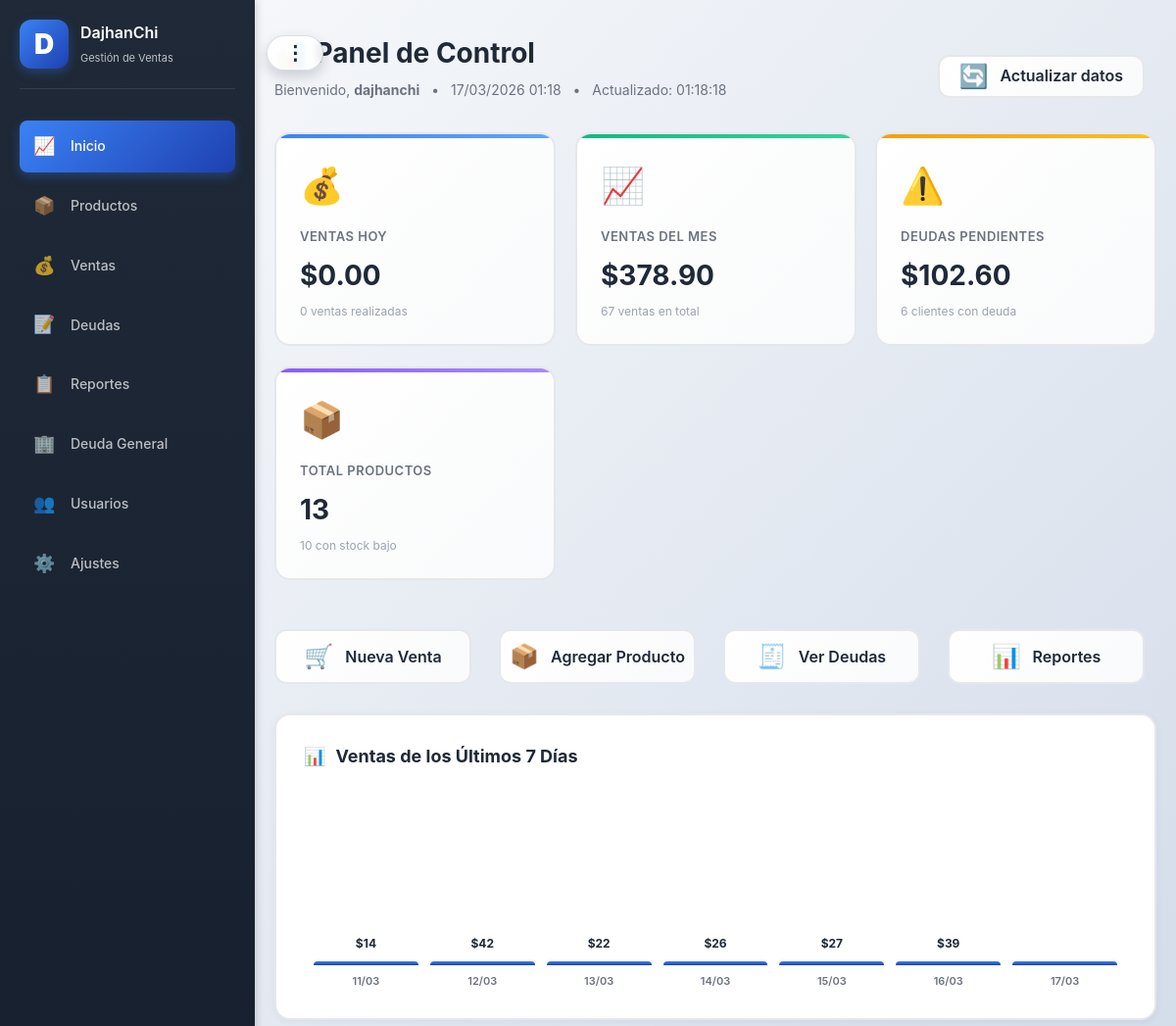
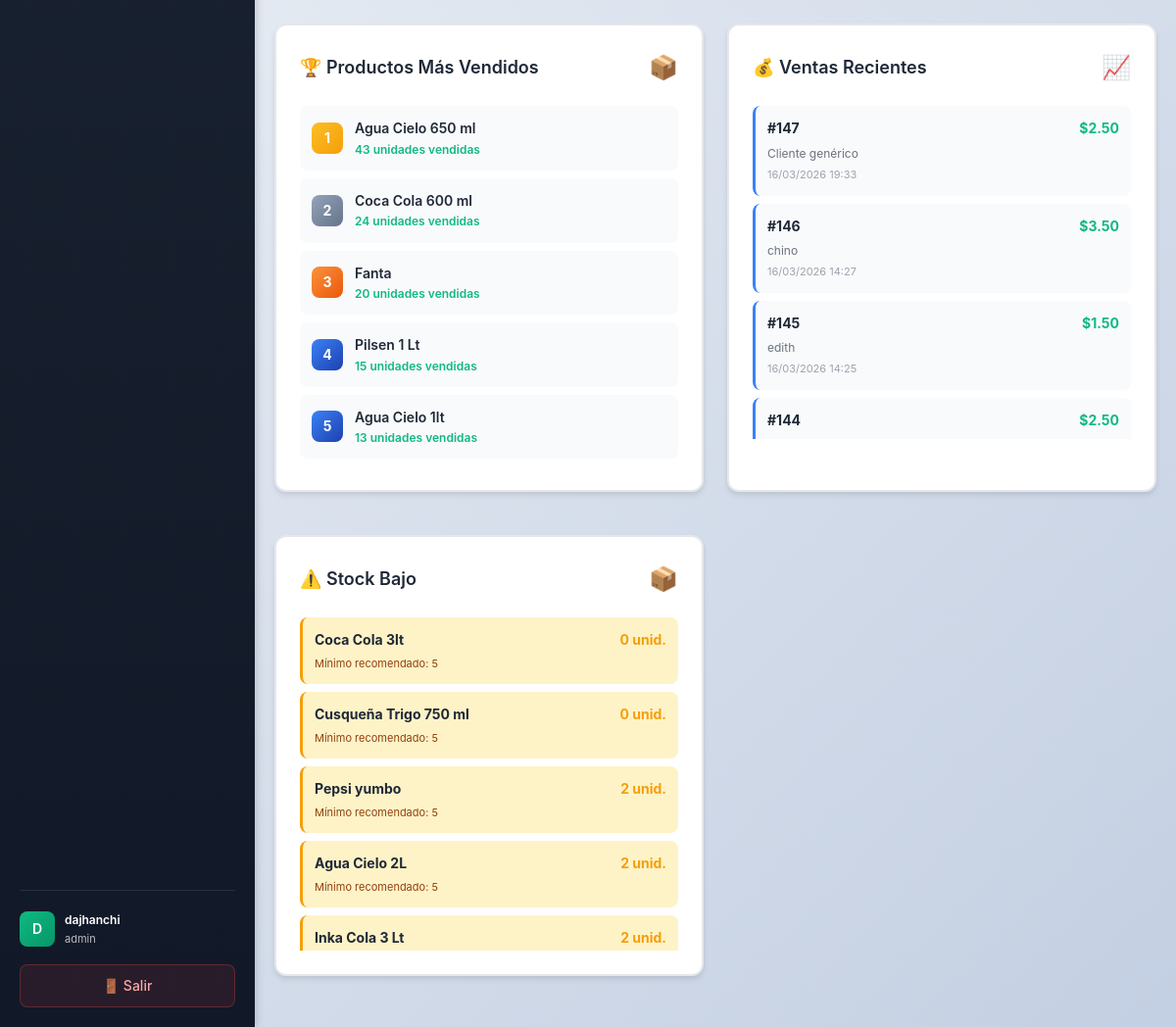
Screenshot of / (signed in) with the database file from the repository (2 pictures, top to bottom).
### app.py (models this page shows)
class Product(db.Model):
    id = db.Column(db.Integer, primary_key=True)
    user_id = db.Column(db.Integer, db.ForeignKey("user.id"), nullable=False, index=True)
    name = db.Column(db.String(160), nullable=False, index=True)
    sku = db.Column(db.String(64), nullable=True, index=True)
    package_cost_cents = db.Column(db.Integer, nullable=False, default=0)
    package_quantity = db.Column(db.Integer, nullable=False, default=1)
    cost_cents = db.Column(db.Integer, nullable=False, default=0)
    price_cents = db.Column(db.Integer, nullable=False, default=0)
    stock = db.Column(db.Integer, nullable=False, default=0, index=True)
    minimum_stock = db.Column(db.Integer, nullable=False, default=5)
    user = db.relationship("User", backref=db.backref("products", lazy=True))

class Sale(db.Model):
    id = db.Column(db.Integer, primary_key=True)
    user_id = db.Column(db.Integer, db.ForeignKey("user.id"), nullable=False, index=True)
    created_at = db.Column(db.DateTime, nullable=False, default=datetime.now, index=True)
    customer_name = db.Column(db.String(160))
    payment_method = db.Column(db.String(20), nullable=False, default="efectivo")  # efectivo, yape, fiado
    total_cents = db.Column(db.Integer, nullable=False, default=0)
    paid_cents = db.Column(db.Integer, nullable=False, default=0)
    payment_status = db.Column(db.String(20), nullable=False, default="pagado")  # pagado, pendiente, parcial
    user = db.relationship("User", backref=db.backref("sales", lazy=True))
    @property
    def pending_cents(self):
        return max(0, self.total_cents - self.paid_cents)

### app.py (the view)
@app.route("/")
@login_required
@require_permission("dashboard")
def dashboard():
    user_id = session.get("user_id")
    settings = get_user_settings(user_id)
    now = datetime.now()
    today_start = now.replace(hour=0, minute=0, second=0, microsecond=0)
    month_start = now.replace(day=1, hour=0, minute=0, second=0, microsecond=0)
    week_ago = now - timedelta(days=7)
    sales_today = Sale.query.filter(
        Sale.user_id == user_id,
        Sale.created_at >= today_start,
        Sale.created_at < today_start + timedelta(days=1)
    ).all()
    total_today = sum((sale.total_cents or 0) for sale in sales_today)
    count_today = len(sales_today)
    sales_month = Sale.query.filter(
        Sale.user_id == user_id,
        Sale.created_at >= month_start
    ).all()
    total_month = sum((sale.total_cents or 0) for sale in sales_month)
    count_month = len(sales_month)
    pending_debts = Sale.query.filter(
        Sale.user_id == user_id,
        Sale.payment_method == "fiado",
        Sale.payment_status.in_(["pendiente", "parcial"])
    ).all()
    total_debt = sum((sale.pending_cents or 0) for sale in pending_debts)
    debts_by_customer = {}
    for sale in pending_debts:
        customer = sale.customer_name or "Sin nombre"
        if customer not in debts_by_customer:
            debts_by_customer[customer] = {'debt': 0}
        debts_by_customer[customer]['debt'] += sale.pending_cents
    count_debts = len(debts_by_customer)
    recent_sales = Sale.query.filter_by(user_id=user_id).options(
        db.joinedload(Sale.items)
    ).order_by(Sale.created_at.desc()).limit(5).all()
    low_stock = Product.query.filter(
        Product.user_id == user_id,
        Product.stock < settings.stock_yellow_threshold
    ).order_by(Product.stock.asc()).limit(10).all()
    thirty_days_ago = now - timedelta(days=30)
    try:
        top_products_query = db.session.query(
            Product.name,
            db.func.sum(SaleItem.qty).label('total_sold')
        ).join(SaleItem, Product.id == SaleItem.product_id
        ).join(Sale, SaleItem.sale_id == Sale.id
        ).filter(
            Sale.user_id == user_id,
            Product.user_id == user_id,
            Sale.created_at >= thirty_days_ago
        ).group_by(Product.id, Product.name
        ).order_by(db.desc('total_sold')
        ).limit(5).all()
    except Exception as e:
        print(f"Error querying top products: {e}")
        top_products_query = []
    daily_sales = []
    for i in range(6, -1, -1):
        day = now - timedelta(days=i)
        day_start = day.replace(hour=0, minute=0, second=0, microsecond=0)
        day_end = day_start + timedelta(days=1)
        sales_day = Sale.query.filter(
            Sale.user_id == user_id,
            Sale.created_at >= day_start,
            Sale.created_at < day_end
        ).all()
        total = sum((sale.total_cents or 0) for sale in sales_day)
        daily_sales.append({
            'date': day.strftime('%d/%m'),
            'total': total / 100.0,
            'count': len(sales_day)
        })
    total_products = Product.query.filter_by(user_id=user_id).count()
    products = Product.query.filter_by(user_id=user_id).order_by(Product.name.asc()).all()
    products_data = serialize_products(products)
    response = make_response(render_template(
        "dashboard.html",
        recent_sales=recent_sales,
        low_stock=low_stock,
        total_today=total_today,
        count_today=count_today,
        total_month=total_month,
        count_month=count_month,
        total_debt=total_debt,
        count_debts=count_debts,
        top_products=top_products_query,
        daily_sales=daily_sales,
        total_products=total_products,
        products=products_data
    ))
    response.headers["Cache-Control"] = "no-store, no-cache, must-revalidate, max-age=0"
    response.headers["Pragma"] = "no-cache"
    response.headers["Expires"] = "0"
    return response

### templates/dashboard.html (shortened to what this page needs)
{% extends "base.html" %}
{% block content %}
<div class="page-head">
    <div>
        <h1>📊 Panel de Control</h1>
        <p style="color: #6b7280; margin: 4px 0 0 0;">
            Bienvenido, <strong>{{ session.get('username', 'Usuario') }}</strong>
            <span style="margin-left: 8px;">•</span>
            <span style="margin-left: 8px;">{{ now().strftime('%d/%m/%Y %H:%M') }}</span>
            <span style="margin-left: 8px;">•</span>
            <span id="last-updated-time" style="margin-left: 8px;">Actualizado: {{ now().strftime('%H:%M:%S') }}</span>
        </p>
    </div>
    <div>
        <button type="button" onclick="refreshDashboardNow()" class="quick-action-btn" style="height: 44px; min-width: 200px;">
            <span class="quick-action-icon">🔄</span>
            <span>Actualizar datos</span>
        </button>
    </div>
</div>
<div class="stats-grid">
    <div class="stat-card blue animate-card-pop animate-stagger-1">
        <div class="stat-icon">💰</div>
        <div class="stat-label">Ventas Hoy</div>
        <div class="stat-value">{{ total_today | money }}</div>
        <div class="stat-subtitle">{{ count_today }} venta{{ 's' if count_today != 1 else '' }} realizada{{ 's' if count_today != 1 else '' }}</div>
    </div>
    <div class="stat-card green animate-card-pop animate-stagger-2">
        <div class="stat-icon">📈</div>
        <div class="stat-label">Ventas del Mes</div>
        <div class="stat-value">{{ total_month | money }}</div>
        <div class="stat-subtitle">{{ count_month }} venta{{ 's' if count_month != 1 else '' }} en total</div>
    </div>
    <div class="stat-card orange animate-card-pop animate-stagger-3">
        <div class="stat-icon">⚠️</div>
        <div class="stat-label">Deudas Pendientes</div>
        <div class="stat-value">{{ total_debt | money }}</div>
        <div class="stat-subtitle">{{ count_debts }} cliente{{ 's' if count_debts != 1 else '' }} con deuda</div>
    </div>
    <div class="stat-card purple animate-card-pop animate-stagger-4">
        <div class="stat-icon">📦</div>
        <div class="stat-label">Total Productos</div>
        <div class="stat-value">{{ total_products }}</div>
        <div class="stat-subtitle">{{ low_stock|length }} con stock bajo</div>
    </div>
</div>
<div class="quick-actions">
    <button type="button" onclick="openSaleModal()" class="quick-action-btn animate-fade-in">
        <span class="quick-action-icon">🛒</span>
        <span>Nueva Venta</span>
    </button>
    <button type="button" onclick="openProductModal()" class="quick-action-btn animate-fade-in" style="animation-delay: 0.1s;">
        <span class="quick-action-icon">📦</span>
        <span>Agregar Producto</span>
    </button>
    <button type="button" onclick="window.location.href='{{ url_for('debts') }}'" class="quick-action-btn animate-fade-in" style="animation-delay: 0.2s;">
        <span class="quick-action-icon">🧾</span>
        <span>Ver Deudas</span>
    </button>
    <button type="button" onclick="window.location.href='{{ url_for('reports') }}'" class="quick-action-btn animate-fade-in" style="animation-delay: 0.3s;">
        <span class="quick-action-icon">📊</span>
        <span>Reportes</span>
    </button>
</div>
<div class="chart-container animate-slide-up">
    <div class="chart-title">
        <span>📊</span>
        <span>Ventas de los Últimos 7 Días</span>
    </div>
    <div class="bar-chart">
        {% set max_sale = daily_sales | map(attribute='total') | max | default(1) %}
        {% if max_sale == 0 %}
            {% set max_sale = 1 %}
        {% endif %}
        {% for day in daily_sales %}
        <div class="bar-item">
            <div class="bar" style="height: {{ ((day.total / max_sale) * 100) if day.total > 0 else 5 }}%;">
                {% if day.total > 0 %}
                <div class="bar-value">${{ "%.0f" | format(day.total) }}</div>
                {% endif %}
            </div>
            <div class="bar-label">{{ day.date }}</div>
        </div>
        {% endfor %}
    </div>
</div>
<div style="display: grid; grid-template-columns: repeat(auto-fit, minmax(350px, 1fr)); gap: 24px;">
    <div class="card animate-card-pop animate-stagger-5" style="border: 2px solid #e5e7eb;">
        <div style="display: flex; align-items: center; justify-content: space-between; margin-bottom: 20px;">
            <h2 style="margin: 0;">🏆 Productos Más Vendidos</h2>
            <span style="font-size: 24px; animation: iconPulse 3s ease-in-out infinite;">📦</span>
        </div>
        {% if top_products %}
        <ul class="top-products-list">
            {% for product in top_products %}
            <li class="top-product-item">
                <div class="product-rank {% if loop.index == 1 %}gold{% elif loop.index == 2 %}silver{% elif loop.index == 3 %}bronze{% endif %}">
                    {{ loop.index }}
                </div>
                <div class="product-info">
                    <div class="product-name">{{ product.name }}</div>
                    <div class="product-sold">{{ product.total_sold }} unidades vendidas</div>
                </div>
            </li>
            {% endfor %}
        </ul>
        {% else %}
        <div style="text-align: center; padding: 32px 0; color: #9ca3af;">
            <p style="font-size: 32px; margin: 0;">📭</p>
            <p style="margin: 12px 0 0 0;">No hay datos de ventas aún</p>
        </div>
        {% endif %}
    </div>
    <div class="card animate-card-pop animate-stagger-6" style="border: 2px solid #e5e7eb;">
        <div style="display: flex; align-items: center; justify-content: space-between; margin-bottom: 20px;">
            <h2 style="margin: 0;">💰 Ventas Recientes</h2>
            <span style="font-size: 24px; animation: iconPulse 3s ease-in-out infinite;">📈</span>
        </div>
        {% if recent_sales %}
        <div style="max-height: 340px; overflow-y: auto;">
            {% for sale in recent_sales %}
            <div style="padding: 12px; background: #f9fafb; border-radius: 8px; margin-bottom: 8px; border-left: 3px solid #3b82f6;">
                <div style="display: flex; justify-content: space-between; align-items: center; margin-bottom: 4px;">
                    <strong style="color: #1f2937;">#{{ sale.id }}</strong>
                    <span style="color: #10b981; font-weight: 700;">{{ sale.total_cents | money }}</span>
                </div>
                <div style="font-size: 12px; color: #6b7280;">
                    {{ sale.customer_name or "Cliente genérico" }}
                </div>
                <div style="font-size: 11px; color: #9ca3af; margin-top: 4px;">
                    {{ sale.created_at.strftime("%d/%m/%Y %H:%M") }}
                </div>
            </div>
            {% endfor %}
        </div>
        {% else %}
        <div style="text-align: center; padding: 32px 0; color: #9ca3af;">
            <p style="font-size: 32px; margin: 0;">📭</p>
            <p style="margin: 12px 0 0 0;">No hay ventas registradas aún</p>
        </div>
        {% endif %}
    </div>
    <div class="card animate-card-pop animate-stagger-7" style="border: 2px solid #e5e7eb;">
        <div style="display: flex; align-items: center; justify-content: space-between; margin-bottom: 20px;">
            <h2 style="margin: 0;">⚠️ Stock Bajo</h2>
            <span style="font-size: 24px; animation: iconPulse 3s ease-in-out infinite;">📦</span>
        </div>
        {% if low_stock %}
        <div style="max-height: 340px; overflow-y: auto;">
            {% for product in low_stock %}
            <div style="padding: 12px; background: #fef3c7; border-radius: 8px; margin-bottom: 8px; border-left: 3px solid #f59e0b;">
                <div style="display: flex; justify-content: space-between; align-items: center;">
                    <strong style="color: #1f2937;">{{ product.name }}</strong>
                    <span style="color: #f59e0b; font-weight: 700;">{{ product.stock }} unid.</span>
                </div>
                {% if product.minimum_stock %}
                <div style="font-size: 11px; color: #92400e; margin-top: 4px;">
                    Mínimo recomendado: {{ product.minimum_stock }}
                </div>
                {% endif %}
            </div>
            {% endfor %}
        </div>
        {% else %}
        <div style="text-align: center; padding: 32px 0; color: #9ca3af;">
            <p style="font-size: 32px; margin: 0;">✓</p>
            <p style="margin: 12px 0 0 0; color: #10b981;">Todos los productos tienen stock suficiente</p>
        </div>
        {% endif %}
    </div>
</div>
        </div>
    </div>
</div>
{% endblock %}

### rows the page displays
Product: name "Agua Cielo 650 ml", total_sold "43"
Product: name "Coca Cola 600 ml", total_sold "24"
Product: name "Fanta", total_sold "20"
Product: name "Pilsen 1 Lt", total_sold "15"
Product: name "Agua Cielo 1lt", total_sold "13"
Sale: id "147", total_cents "$2.50", customer_name "Cliente genérico", created_at "16/03/2026 19:33"
Sale: id "146", total_cents "$3.50", customer_name "chino", created_at "16/03/2026 14:27"
Sale: id "145", total_cents "$1.50", customer_name "edith", created_at "16/03/2026 14:25"
Sale: id "144", total_cents "$2.50"
Product: name "Coca Cola 3lt", stock "0", minimum_stock "5"
Product: name "Cusqueña Trigo 750 ml", stock "0", minimum_stock "5"
Product: name "Pepsi yumbo", stock "2", minimum_stock "5"
Product: name "Agua Cielo 2L", stock "2", minimum_stock "5"
Product: name "Inka Cola 3 Lt", stock "2"

### other values shown
{{ session.get('username', 'U')[0].upper() }} "D"
{{ session.get('username', 'Usuario') }} "dajhanchi"
{{ session.get('role', 'user') }} "admin"
{{ total_today | money }} "$0.00"
{{ count_today }} "0"
{{ 's' if count_today != 1 else '' }} "s"
{{ total_month | money }} "$378.90"
{{ count_month }} "67"
{{ 's' if count_month != 1 else '' }} "s"
{{ total_debt | money }} "$102.60"
{{ count_debts }} "6"
{{ 's' if count_debts != 1 else '' }} "s"
{{ total_products }} "13"
{{ low_stock|length }} "10"
{{ "%.0f" | format(day.total) }} "14" "42" "22" "26" "27" "39"
